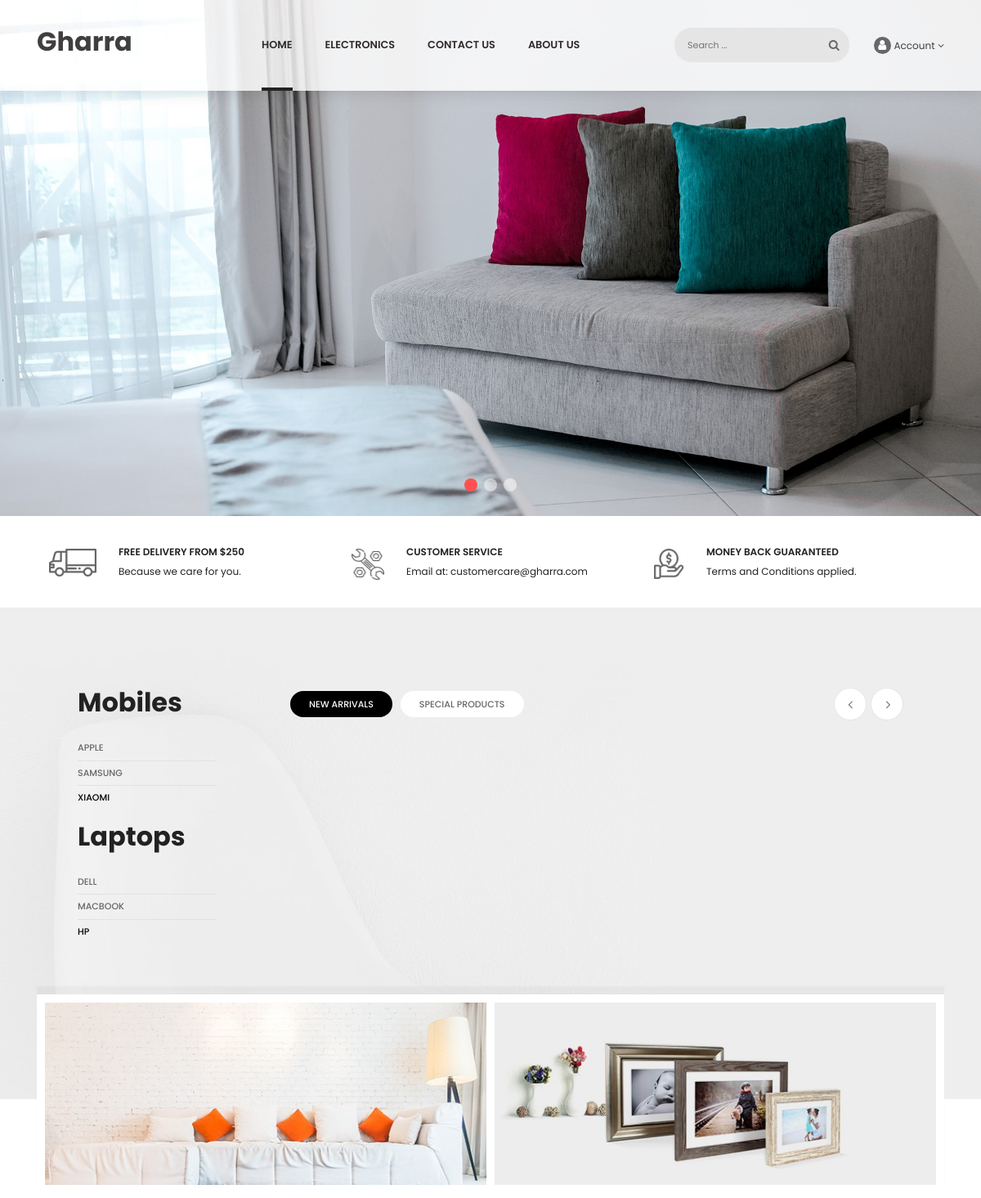
Before: / (upper part) with the older database file.
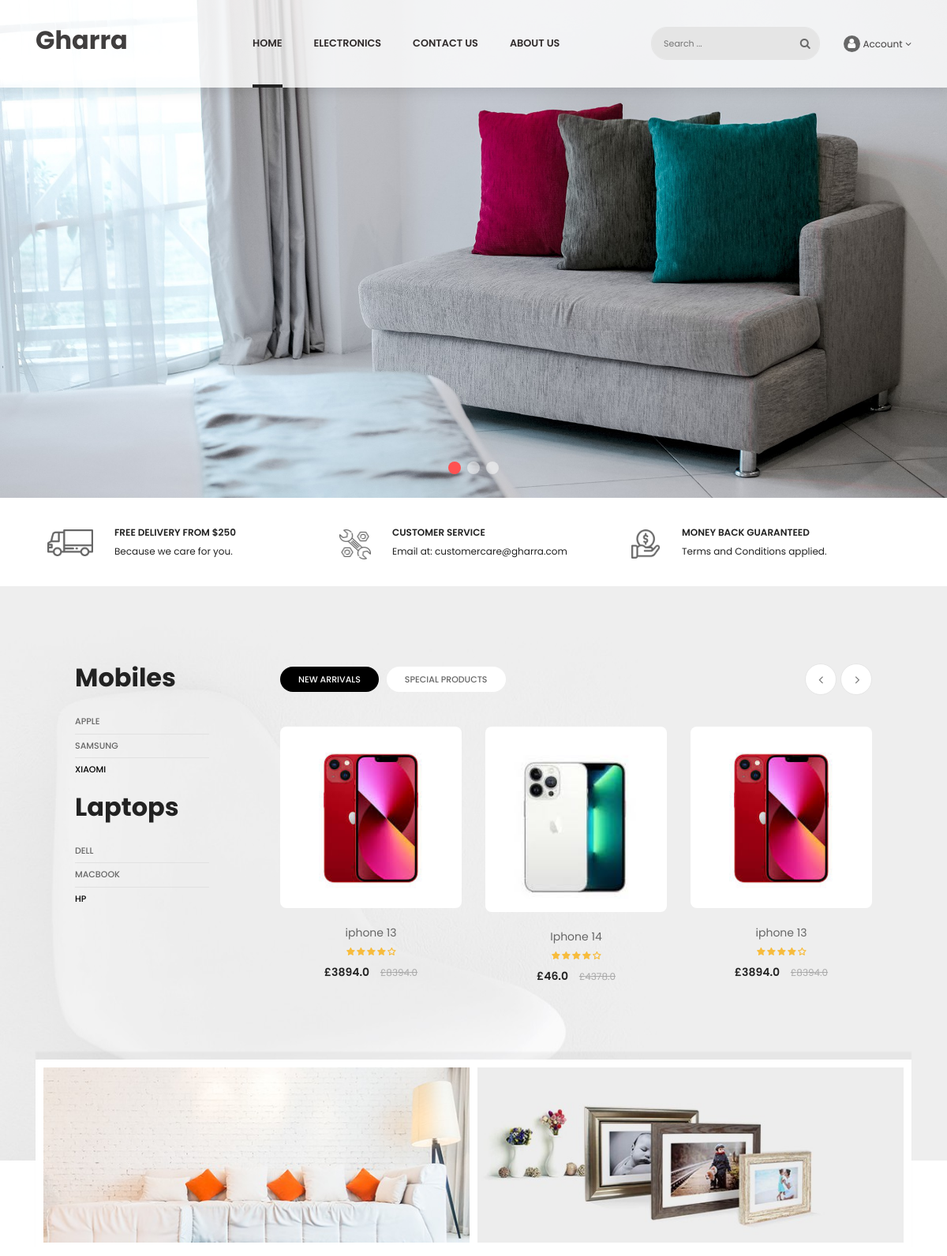
After: the same page with the newer database file.
### mainsite/models.py (models this page shows, shortened)
class Product(models.Model):
    title = models.CharField(max_length=100)
    selling_price = models.FloatField()
    discounted_price = models.FloatField()
    description = models.TextField()
    brand = models.CharField(choices=BRAND_CHOICES, max_length=2)
    category = models.CharField(choices=CATEGORY_CHOICES, max_length=2)
    primary_image = models.ImageField(upload_to= 'productimg')
    secondary_image = models.ImageField(upload_to= 'productimg')
    product_status = models.CharField(choices=PRODUCT_STATUS, max_length=2)

### mainsite/views.py (the view, shortened to what this page needs)
# urls.py: path('', views.IndexView.as_view(), name='index'),
class IndexView(View):
    def get(self, request):
        totalitem = 0
        apple= Product.objects.filter(category='AP')
        samsung= Product.objects.filter(category='SA')
        xiaomi = Product.objects.filter(category="XI")
        laptop = Product.objects.filter(category="L")
        mobile= Product.objects.filter(category='M')
        dell = Product.objects.filter(category='DE')
        hp = Product.objects.filter(category="HP")
        new_arrival = Product.objects.filter(product_status="NA")
        special_product = Product.objects.filter(category="SP")
        return render(request, 'index.html', {'active': 'nav-link', 'new_arrival' : new_arrival, 'special_product': special_product, 'apple': apple, 'samsung': samsung, 'mobile': mobile, 'laptop': laptop, 'xiaomi': xiaomi, 'dell': dell, 'hp': hp, 'totalitem': totalitem})

### mainsite/templates/index.html (shortened to what the changed rows need)
{% extends 'base.html' %}
{% load static %}
{% block bodyclass %}
<body id="home">
{% endblock bodyclass %}
{% block content %}
<div class="main-content">
    <div id="wrapper-site">
        <div id="content-wrapper" class="full-width">
            <div id="main">
                <section class="page-home">
<div class="section living-room">
    <div class="container">
        <div class="tiva-row-wrap row">
            <div class="groupcategoriestab-vertical col-md-12 col-xs-12">
                <div class="grouptab row">
                    <div class="categoriestab-right col-lg-3 align-items-start d-flex flex-column col-md-3 flex-3">
                        <div class="block-title-content">
                            <h2 class="title-block">
                                Mobiles
                            </h2>
                        </div>
                        <div class="block-title-content">
                            <h2 class="title-block">
                                Laptops
                            </h2>
                        </div>
                    </div>
                    <div class="categoriestab-left product-tab col-md-9 flex-9">
                        <div class="tab-content">
                            <div id="new" class="tab-pane fade in active show">
                                <div class="category-product-index owl-carousel owl-theme owl-loaded owl-drag">
                                    {% for new in new_arrival  %}
                                    <div class="item text-center">
                                        <div class="product-miniature first-item js-product-miniature item-one">
                                            <div class="thumbnail-container">
                                                <a href="{% url 'productdetail' new.id %}">
                                                    <img class="img-fluid image-cover" src="{{new.primary_image.url}}" height = '600' width='600' alt="img">
                                                </a>
                                            </div>
                                            <div class="product-description">
                                                <div class="product-groups">
                                                    <div class="product-title">
                                                        <a href= {% url 'productdetail' new.id %}>{{new.title}}</a>
                                                    </div>
                                                    <div class="rating">
                                                        <div class="star-content">
                                                            <div class="star"></div>
                                                            <div class="star"></div>
                                                            <div class="star"></div>
                                                            <div class="star"></div>
                                                            <div class="star"></div>
                                                        </div>
                                                    </div>
                                                    <div class="product-group-price">
                                                        <div class="product-price-and-shipping">
                                                            <span class="price">£{{new.discounted_price}}</span>
                                                            <del class="regular-price">£{{new.selling_price}}</del>
                                                        </div>
                                                    </div>
                                                </div>
                                                <div class="product-buttons d-flex justify-content-center">
                                                </div>
                                            </div>
                                        </div>
                                    </div>
                                {% endfor %}
                                </div>
                            </div>
                        </div>
                    </div>
                </div>
            </div>
        </div>
    </div>
</div>
                    </div>
            </div>
        </div>
    </div>
{% endblock %}

Changed rows visible on the page:
added Product: primary_image (picture), title "iphone 13", discounted_price "3894.0", selling_price "8394.0"
added Product: primary_image (picture), title "Iphone 14", discounted_price "46.0", selling_price "4378.0"
